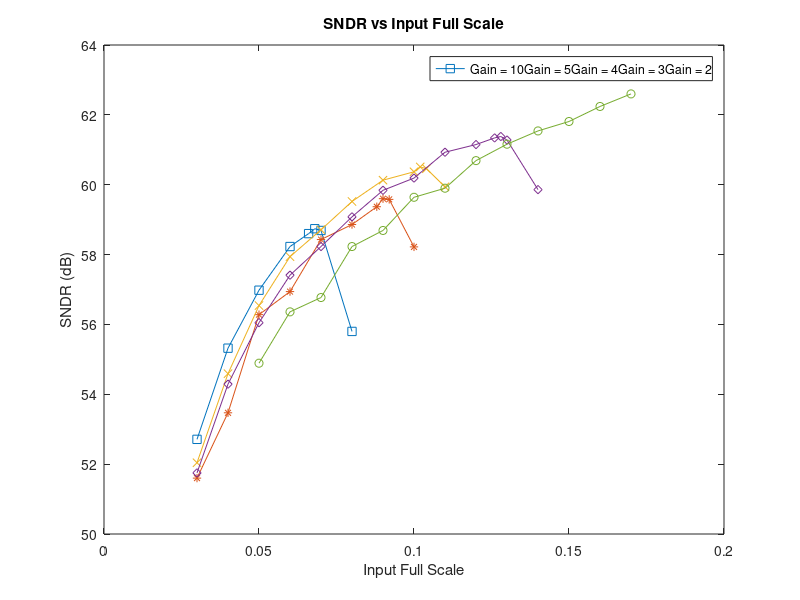

This figure's MATLAB source: (Note: this script raises an error after producing the figure.)
fig = figure;
% 3FF
y = [52.71, 55.32, 56.98, 58.23, 58.6 ,58.74 58.69, 55.8];
x = [0.03, 0.04, 0.05, 0.06, 0.066,0.068, 0.07, 0.08];
p1 = plot(x,y,'-s');
hold on
% 1F
y = [51.6, 53.47, 56.28, 56.94, 58.43, 58.86, 59.37, 59.6,59.58, 58.22];
x = [0.03, 0.04, 0.05, 0.06, 0.07, 0.08,0.088, 0.09, 0.092, 0.1];
p2 =plot(x,y,'-*');
% F
y = [52.04, 54.59, 56.54, 57.94, 58.71, 59.52, 60.13, 60.37,60.51,60.46 59.94];
x = [0.03, 0.04, 0.05, 0.06, 0.07, 0.08,0.09, 0.1,0.102, 0.104, 0.11];
p3 = plot(x,y,'-x');
% 7
y = [51.75, 54.29, 56.05, 57.41, 58.23, 59.08, 59.84,60.19, 60.93, 61.15,61.34,61.38 61.28, 59.86];
x = [0.03, 0.04, 0.05, 0.06, 0.07, 0.08,0.09, 0.1, 0.11, 0.12,0.126, 0.128, 0.13,0.14];
p4 =plot(x,y,'-d');
% 3
y = [54.89, 56.36, 56.77, 58.23, 58.69, 59.64, 59.9, 60.69, 61.16, 61.54, 61.81, 62.24, 62.6];
x = [0.05, 0.06, 0.07, 0.08,0.09, 0.1, 0.11, 0.12,0.13,0.14,0.15,0.16,0.17];
p5 = plot(x,y,'-o');
title("SNDR vs Input Full Scale")
ylabel("SNDR (dB)")
xlabel("Input Full Scale")
lgd = legend([p1, p2, p3, p4, p5],["Gain = 10","Gain = 5","Gain = 4","Gain = 3","Gain = 2"],'AutoUpdate','off');
lgd.Location = 'southeast';
set(fig,'defaultLegendAutoUpdate','off')
xline(0.17, Label='CI-Bias Limit')